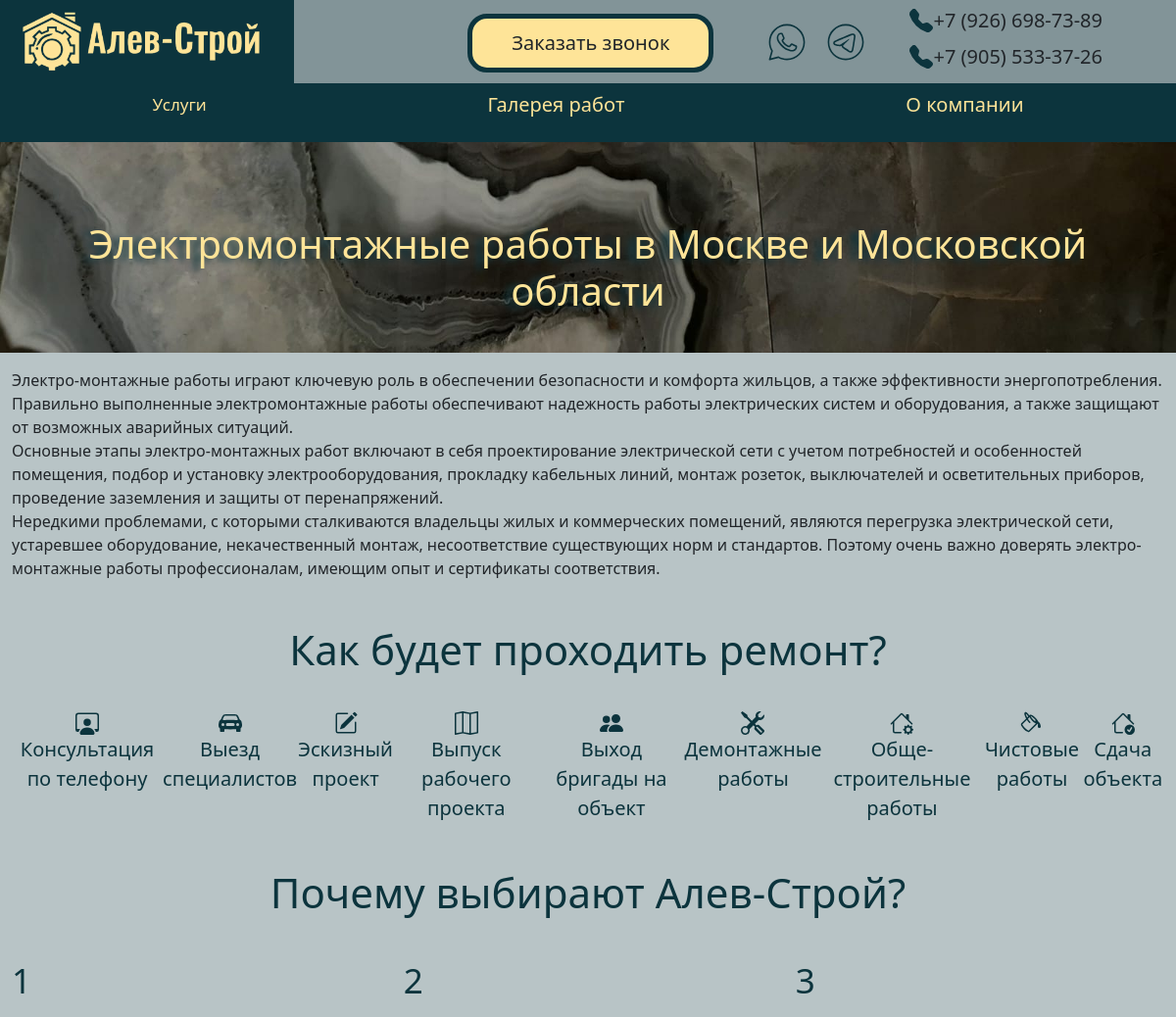
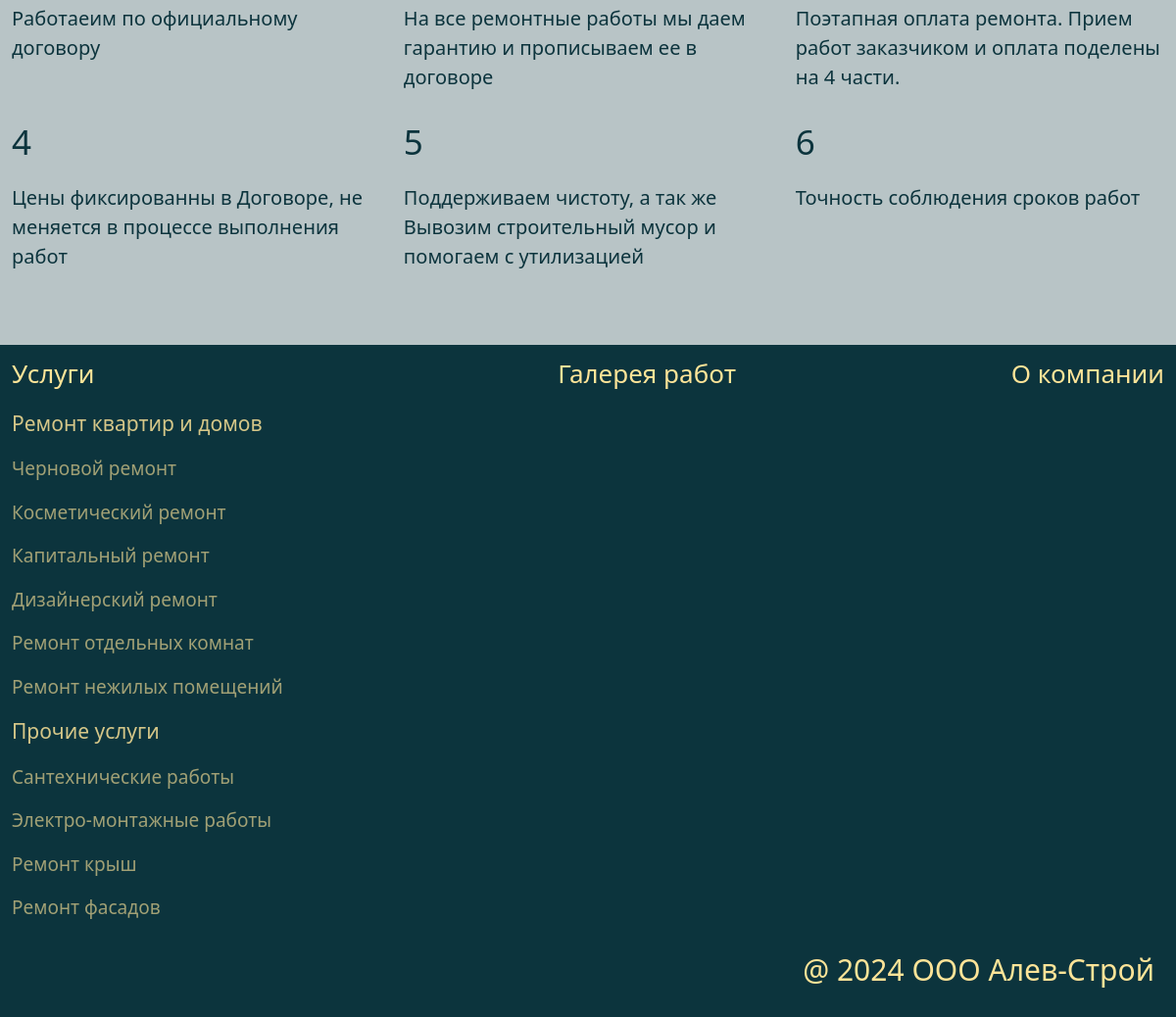
Screenshot of /other/elektro with the database file from the repository (2 pictures, top to bottom).
### alev/models.py (models this page shows, shortened)
class Other(models.Model):
    slug = models.SlugField()
    titel = models.CharField(max_length=120, null=True)
    text = models.TextField(verbose_name='Текст', null=True)
    class Meta:
        verbose_name = 'Прочие услуги',
        verbose_name_plural = 'Прочие услуги'

### alev/views.py (the view, shortened to what this page needs)
# urls.py: path('other/<slug>', views.Other.as_view(), name='other'),
class Other(FormMixin, DetailView):
    model = Other
    template_name = 'alev/other.html'
    form_class = CallForm
    context_object_name = 'other'
    def get_context_data(self, *, object_list=None, **kwargs):
        queryset = kwargs.pop('object_list', None)
        if queryset is None:
            self.object_list = self.model.objects.all()
        context = super(Other, self).get_context_data(**kwargs)
        context['title'] = 'Алев-Строй'
        return context

### alev/templates/alev/other.html (shortened to what this page needs)
{% extends 'alev/baze.html' %}
{% block content %}
<div class="page_h1">
<h1 class="page_rem">{{ other.titel }} в Москве и Московской области</h1>
</div>
<div class="container-xxl">
    <p>{{ other.text|linebreaks }}</p>
</div>
{% endblock %}

### alev/static/alev/main.css (style rules this page uses)
body { background-color: rgba(12, 52, 61, 0.29); }
.page_h1 { background-image: url("/static/alev/index.jpeg"); background-repeat: no-repeat; background-size: 100%; background-position: bottom; height: 215px; }
.page_rem { text-align: center; padding: 80px; color: #fee498; text-shadow: -7px 2px 7px #0c343d; }

### rows the page displays
Other: titel "Электромонтажные работы", text "Электро-монтажные работы играют ключевую роль в обеспечении безопасности и комфорта жильцов, а также эффективности энергопотребления. Правильно выполненные электромонтажные работы обеспечивают надежность работы электрических систем и оборудования, а также защищают от возможных аварийных ситуаций. Основные этапы электро-монтажных работ включают в себя проектирование электрической сети с учетом потребностей и особенностей помещения, подбор и установку электрооборудования, прокладку кабельных линий, монтаж розеток, выключателей и осветительных приборов, проведение заземления и защиты от перенапряжений. Нередкими проблемами, с которыми сталкиваются владельцы жилых и коммерческих помещений,…"
